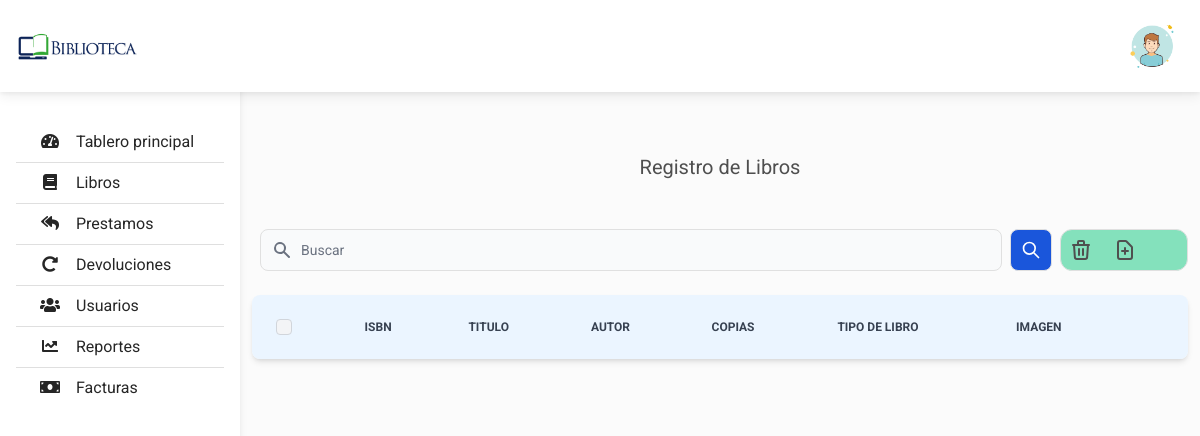
The page /php/view/books/index.php on the database as committed earlier.
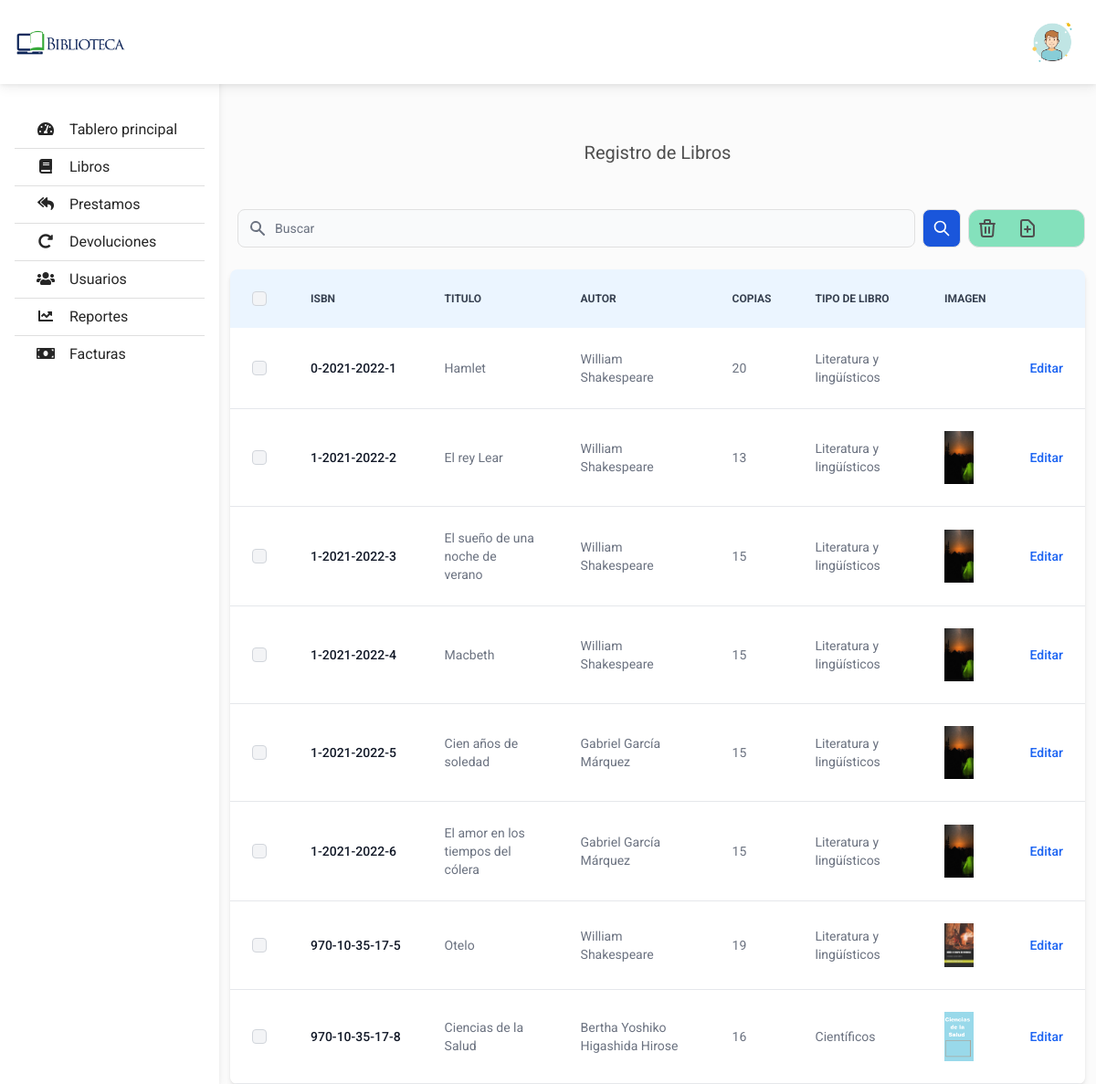
The same page on the database as committed later.
### tables this page shows
CREATE TABLE `libro` (
  `id` int(11) NOT NULL,
  `isbn` varchar(18) NOT NULL,
  `titulo` varchar(50) NOT NULL,
  `idAutor` int(11) NOT NULL,
  `tipoLibro` tinyint(3) NOT NULL,
  `codigoBbliotecario` int(11) NOT NULL,
  `estado` tinyint(1) NOT NULL DEFAULT 1,
  `image` varchar(100) DEFAULT NULL,
  `fechaRegistro` datetime NOT NULL DEFAULT current_timestamp()
);

### php/view/books/index.php (called while the page is built, shortened)
<?php
require_once('../../components/head.php');
require_once('../../traits/Database.php');
require_once('../../classes/Books.php');
require_once('tabla.php');
?>

### php/classes/Books.php (called while the page is built, shortened)
<?php
class Books extends Crud
{
    function Select($sql)
    {
        $query = $this->pdo()->prepare($sql);
        $query->execute();
        return $query->fetchAll(PDO::FETCH_OBJ);
    }
}
$book = new Books();

### php/traits/Database.php (called while the page is built)
<?php
trait Database
{
    protected function pdo()
    {
        $host = "mysql:host=localhost;dbname=bd-biblioteca";
        $username = "root";
        $password = "";
        $option = [PDO::ATTR_ERRMODE => PDO::ERRMODE_WARNING];
        try {
            $pdo = new PDO($host, $username, $password, $option);
            if ($pdo instanceof PDO) {
                return $pdo;
            } else {
                throw new Exception(message: "Database not found");
            }
        } catch (PDOException $e) {
            die($e->getMessage());
        }
    }
}

### php/view/books/tabla.php (the view, shortened to what this page needs)
<p class="text-center text-xl py-4">Registro de Libros</p>
<div class="flex justify-between py-4">
    <div class="order-last">
        <div class="w-32 rounded-xl bg-green-300 bg-gradient-to-r dark:bg-gray-900 border border-gray-200 dark:border-gray-700 p-2 sm:p-6">
            <div class="flex space-x-5">
                <a href="/biblioteca/book.php">
                    <svg class="w-6 h-6" fill="none" stroke="currentColor" viewBox="0 0 24 24" xmlns="http://www.w3.org/2000/svg">
                        <path stroke-linecap="round" stroke-linejoin="round" stroke-width="2" d="M9 13h6m-3-3v6m5 5H7a2 2 0 01-2-2V5a2 2 0 012-2h5.586a1 1 0 01.707.293l5.414 5.414a1 1 0 01.293.707V19a2 2 0 01-2 2z"></path>
                    </svg>
                </a>
            </div>
        </div>
    </div>
    <div class="w-full px-2">
        <?php require_once('../../components/buscar.php'); ?>
    </div>
</div>
<div class="relative overflow-x-auto shadow-md sm:rounded-lg">
    <table class="w-full text-sm text-left text-gray-500 dark:text-gray-400">
        <thead class="text-xs text-gray-700 uppercase bg-blue-50 dark:bg-gray-700 dark:text-gray-400">
            <tr>
                <th scope="col" class="p-4">
                    <div class="flex items-center">
                        <input id="checkbox-all" type="checkbox" class="w-4 h-4 text-blue-600 bg-gray-100 border-gray-300 rounded focus:ring-blue-500 dark:focus:ring-blue-600 dark:ring-offset-gray-800 focus:ring-2 dark:bg-gray-700 dark:border-gray-600">
                    </div>
                </th>
                <th scope="col" class="px-6 py-3">ISBN</th>
                <th scope="col" class="px-6 py-3">Titulo</th>
                <th scope="col" class="px-6 py-3">Autor</th>
                <th scope="col" class="px-6 py-3">Copias</th>
                <th scope="col" class="px-6 py-3">Tipo de Libro</th>
                <th scope="col" class="px-6 py-3">imagen</th>
                <th scope="col" class="px-6 py-3">
                </th>
            </tr>
        </thead>
        <tbody>
            <?php
            $sql = "SELECT * FROM `v_libros`;";
            $columnaLibro = $book->Select($sql);
            foreach ($columnaLibro as  $dato) {
            ?>
                <tr class="bg-white border-b dark:bg-gray-800 dark:border-gray-700 hover:bg-gray-50 dark:hover:bg-gray-600">
                    <td class="w-4 p-4">
                        <div class="flex items-center">
                            <input id="checkbox-table-1" value="<?php echo $dato->isbn; ?>" type="checkbox" class="w-4 h-4 text-blue-600 bg-gray-100 border-gray-300 rounded focus:ring-blue-500 dark:focus:ring-blue-600 dark:ring-offset-gray-800 focus:ring-2 dark:bg-gray-700 dark:border-gray-600">
                        </div>
                    </td>
                    <th scope="row" class="px-6 py-4 font-medium text-gray-900 dark:text-white whitespace-nowrap">
                        <?php echo $dato->isbn; ?>
                    </th>
                    <td class="px-6 py-4">
                        <?php echo $dato->titulo; ?>
                    </td>
                    <td class="px-6 py-4">
                        <?php echo $dato->Autor; ?>
                    </td>
                    <td class="px-6 py-4">
                        <?php echo $dato->copias; ?>
                    </td>
                    <td class="px-6 py-4">
                        <?php echo $dato->{'Tipo de Libro'}; ?>
                    </td>
                    <td class="px-6 py-4">
                        <img src="/biblioteca/php/public/images/books/<?= $dato->image; ?>" alt="" class="w-8">
                    </td>
                    <td class="px-6 py-4 text-right">
                        <a href="/biblioteca/book.php?id=<?= $dato->{'id libro'}; ?>" name="editar" class="font-medium text-blue-600 dark:text-blue-500 hover:underline" data-modal-toggle="editbook-modall">Editar</a>
                    </td>
                </tr>
            <?php
            }
            ?>
        </tbody>
    </table>
</div>

Rows that differ between the two databases and show on the page:
now on this page (row edited): libro: isbn "0-2021-2022-1", titulo "Hamlet", Autor "William Shakespeare", copias "20", dato "Literatura y lingüísticos"
now on this page (row unchanged): libro: isbn "1-2021-2022-2", titulo "El rey Lear", Autor "William Shakespeare", copias "13", dato "Literatura y lingüísticos", image (placeholder picture)
now on this page (row unchanged): libro: isbn "1-2021-2022-3", titulo "El sueño de una noche de verano", Autor "William Shakespeare", copias "15", dato "Literatura y lingüísticos", image (placeholder picture)
now on this page (row edited): libro: isbn "1-2021-2022-4", titulo "Macbeth", Autor "William Shakespeare", copias "15", dato "Literatura y lingüísticos", image (placeholder picture)
now on this page (row unchanged): libro: isbn "1-2021-2022-5", titulo "Cien años de soledad", Autor "Gabriel García Márquez", copias "15", dato "Literatura y lingüísticos", image (placeholder picture)
now on this page (row unchanged): libro: isbn "1-2021-2022-6", titulo "El amor en los tiempos del cólera", Autor "Gabriel García Márquez", copias "15", dato "Literatura y lingüísticos", image (placeholder picture)
added libro: isbn "970-10-35-17-5", titulo "Otelo", Autor "William Shakespeare", copias "19", dato "Literatura y lingüísticos", image (picture)
now on this page (row unchanged): libro: isbn "970-10-35-17-8", titulo "Ciencias de la Salud", Autor "Bertha Yoshiko Higashida Hirose", copias "16", dato "Científicos", image (picture)
